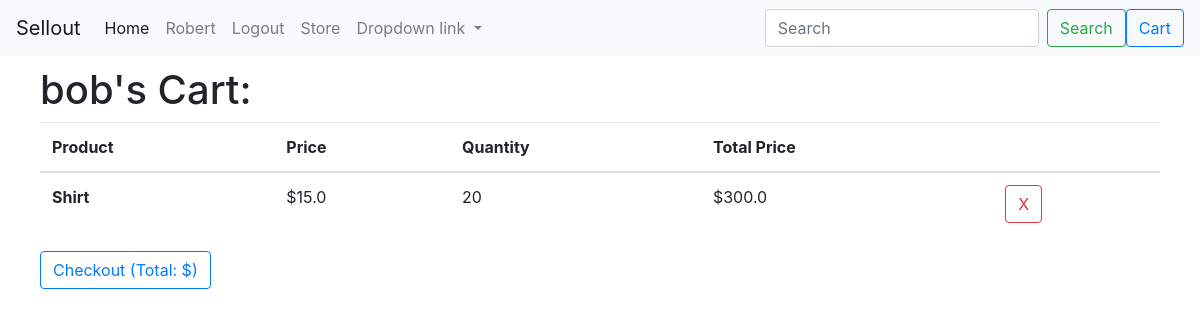
/cart (signed in), run on the app's committed database.
### app/models.py (models this page shows, shortened)
class User(UserMixin, db.Model):
    id              = db.Column(db.Integer, primary_key=True)
    username        = db.Column(db.String(64), index=True, unique=True)
    email           = db.Column(db.String(120), index=True, unique=True)
    firstname       = db.Column(db.String(64))
    lastname        = db.Column(db.String(64))
    phone           = db.Column(db.String(16))
    usertype        = db.Column(db.String(16))
    address         = db.Column(db.String(64))
    password_hash   = db.Column(db.String(128))
    items           = db.relationship('Item', backref='vendor', lazy='dynamic')
    cart            = db.relationship('Cart', uselist=False, back_populates='customer')

class CartItem(db.Model):
    id          = db.Column(db.Integer, primary_key=True)
    quantity    = db.Column(db.Integer)
    itemid      = db.Column(db.Integer, db.ForeignKey('item.id'))
    cartid      = db.Column(db.Integer, db.ForeignKey('cart.id'))

class SearchableMixin(object):
    @classmethod
    def search(cls, expression, page, per_page):
        ids, total = query_index(cls.__tablename__, expression, page, per_page)
        if total == 0 or not len(ids):
            return cls.query.filter_by(id=0), 0
        when = []
        for i in range(len(ids)):
            when.append((ids[i], i))
        return cls.query.filter(cls.id.in_(ids)).order_by(
            db.case(when, value=cls.id)), total

class Item(SearchableMixin, db.Model):
    __searchable__ = ['title', 'description']
    id          = db.Column(db.Integer, primary_key=True)
    title       = db.Column(db.String(64))
    description = db.Column(db.String(300))
    price       = db.Column(db.Float)
    stock       = db.Column(db.Integer)
    featured    = db.Column(db.Boolean)
    vendorid    = db.Column(db.Integer, db.ForeignKey('user.id'))
    cartitem    = db.relationship('CartItem', backref='item', lazy='dynamic')
    tags        = db.relationship('ItemTag', backref='item', lazy='dynamic')

### app/routes.py (the view, shortened to what this page needs)
@app.route('/cart', methods=['GET', 'POST'])
def cart():
    if current_user.is_anonymous:
        flash('You must register to buy items!', 'error')
        return redirect(url_for('register'))
    elif current_user.usertype == 'Vendor' or current_user.usertype == 'Admin':
        flash('You must be a customer to buy items!', 'error')
        return redirect(url_for('index'))
    else:
        editing = False
        form = None
        cart = Cart.query.filter_by(customerid=current_user.id).first()
        if request.args.get('removed'):
            flash('Item removed from cart.')
            cart.remove_item(Item.query.get(request.args.get('removed')))
            return redirect(url_for('cart'))
        cartitems = CartItem.query.filter_by(cartid=cart.id)
        if form and request.method == 'POST':
            for i, cartitem in enumerate(cartitems):
                current_user.cart.set_quantity(cartitem.item, form.quantities[i].quantity.data)
            flash('Quantities saved.')
            return redirect(url_for('cart'))
        return render_template('cart.html', cartitems=cartitems, ccart=cart, editing=editing, form=form)

### app/forms.py
class SearchForm(FlaskForm):
    query = StringField('Search', validators=[DataRequired()])
    def __init__(self, *args, **kwargs):
        if 'formdata' not in kwargs:
            kwargs['formdata'] = request.args
        if 'csrf_enabled' not in kwargs:
            kwargs['csrf_enabled'] = False
        super(SearchForm, self).__init__(*args, **kwargs)

### app/models.py (called while the page is built)
@login.user_loader
def load_user(id):
    return User.query.get(int(id))

### app/routes.py (called while the page is built)
@app.before_request
def before_request():
    g.search_form = SearchForm()

### app/templates/cart.html (shortened to what this page needs)
{% extends "base.html" %}
{% block app_content %}
<h1>{{ current_user.username }}'s Cart:</h1>
<table class="table">
<thead>
    <tr>
    <th scope="col">Product</th>
    <th scope="col">Price</th>
    <th scope="col">Quantity</th>
    <th scope="col">Total Price</th>
    <th scope="col"></th>
    </tr>
</thead>
<tbody>
{% if not editing %}
    {% for cartitem in cartitems %}
    {% include "cards/_cart_item.html" %}
    {% endfor %}
{% else %}
    {% from "_formhelpers.html" import render_field %}
{% endif %}
</tbody>
</table>
<a class="btn btn-outline-primary" href="#" role="button">Checkout (Total: ${{ ccart.price }})</a>
{% endblock %}

### app/templates/base.html (shortened to what this page needs)
<!DOCTYPE html>
<html lang="en">
    <head>
        <link href="{{ url_for("static", filename="css/bootstrap.min.css") }}" rel="stylesheet">
    </head>
    {% block navbar %}
    <nav class="navbar navbar-expand-lg navbar-light bg-light justify-content-between">
            <a class="navbar-brand" href="{{ url_for('index') }}">Sellout</a>
            <div class="collapse navbar-collapse" id="navbarNavDropdown">
              <ul class="navbar-nav">
                <li class="nav-item active">
                  <a class="nav-link" href="{{ url_for('index') }}">Home <span class="sr-only">(current)</span></a>
                </li>
                {% if current_user.is_anonymous %}
                <li class="nav-item">
                  <a class="nav-link" href="{{ url_for('login') }}">Login</a>
                </li>
                <li class="nav-item">
                  <a class="nav-link" href="{{ url_for('register') }}">Register</a>
                </li>
                {% else %}
                <li class="nav-item">
                  {% if current_user.usertype=='Customer' %}
                  <a class="nav-link" href="{{ url_for('customer', username=current_user.username) }}">{{ current_user.firstname }}</a>
                  {% elif current_user.usertype=='Vendor' %}
                  <a class="nav-link" href="{{ url_for('vendor', username=current_user.username) }}">{{ current_user.firstname }}</a>
                  {% elif current_user.usertype=='Admin' %}
                  <a class="nav-link" href="{{ url_for('admin', username=current_user.username) }}">{{ current_user.firstname }}</a>
                  {% endif %}
                </li>
                <li class="nav-item">
                  <a class="nav-link" href="{{ url_for('logout') }}">Logout</a>
                </li>
                {% endif %}
                <li class="nav-item">
                  <a class="nav-link" href="#">Store</a>
                </li>
                <li class="nav-item dropdown">
                  <a class="nav-link dropdown-toggle" href="#" id="navbarDropdownMenuLink" data-toggle="dropdown" aria-haspopup="true" aria-expanded="false">
                    Dropdown link
                  </a>
                </li>
              </ul>
            </div>
            <form class="form-inline" method="get" action="{{ url_for('search') }}">
                {{ g.search_form.query(size=20, class='form-control mr-sm-2', placeholder=g.search_form.query.label.text) }}
                <button class="btn btn-outline-success my-2 my-sm-0" type="submit">Search</button>
            </form>
            {% if not current_user.is_anonymous and current_user.usertype!='Vendor' and current_user.usertype!='Admin' %}
            <a class="btn btn-outline-primary" href="{{ url_for('cart') }}" role="button">Cart</a>
            {% endif %}
          </nav>
    {% endblock %}
    <body>
        {% block content %}
        <div class="container" style="padding: 10px">
            {% block app_content %}{% endblock %}
        </div>
        {% endblock %}
        <link rel="stylesheet" href="https://stackpath.bootstrapcdn.com/bootstrap/4.3.1/css/bootstrap.min.css">
    </body>
</html>

### app/templates/cards/_cart_item.html
<tr>
    <th scope="row">{{ cartitem.item.title }}</th>
    <td>${{ cartitem.item.price }}</td>
    <td>{{ cartitem.quantity }}</td>
    <td>${{ cartitem.quantity * cartitem.item.price }}</td>
    <td><a class="btn btn-outline-danger" href="{{ url_for('cart', removed=cartitem.item.id) }}" role="button">X</a></td>
</tr>

### data on the page
User: firstname "Robert", username "bob"
CartItem: item "Shirt", item.price "15.0", quantity "20", cartitem.quantity*cartitem.item.price "300.0"
